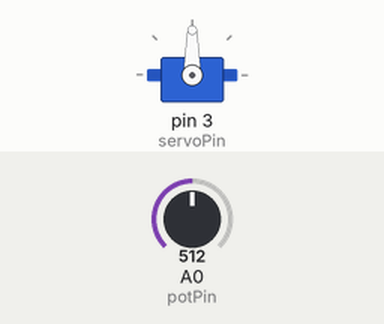
A sketch run on a simulated Arduino Uno, built with avr-gcc and run on an emulated ATmega328P. Shown: servo. Inputs (shaded band) come from the test bench; at power-on: A0 (potPin) = 512.

Above: at 1.2 s.
1.3 s: A0 (potPin) set to 716
At 2.2 s:
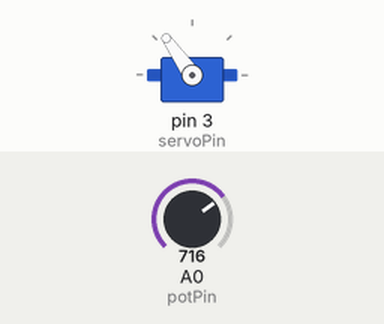
2.8 s: A0 (potPin) set to 900
At 4.0 s:
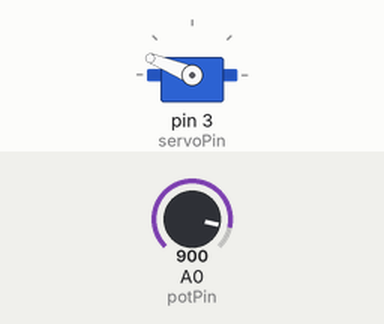
4.3 s: A0 (potPin) set to 1023
At 5.5 s:
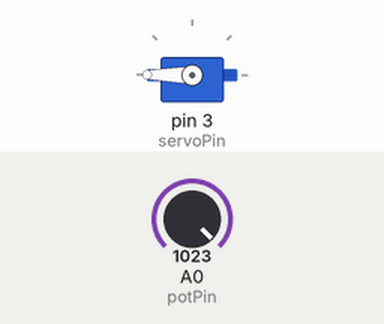
5.8 s: A0 (potPin) set to 306
At 6.5 s:
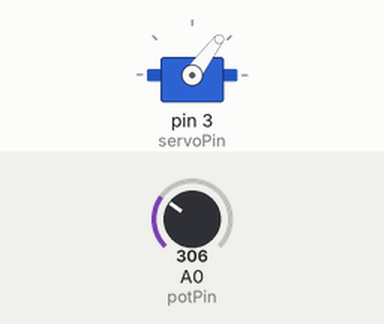
7.3 s: A0 (potPin) set to 122
At 7.9 s:
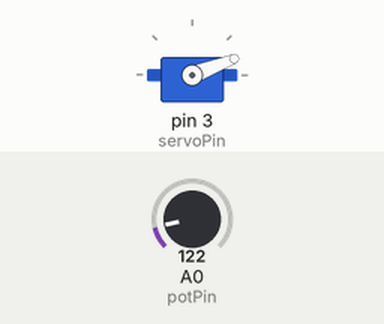
Timing chart, 0 to 9.8 s (numbered marks = the images above; inputs shaded):
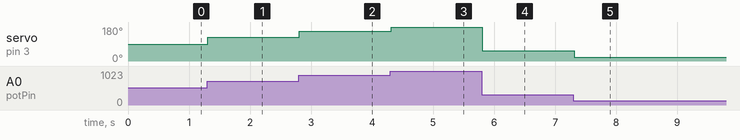

Measured:
- after the input at 1.3 s, servo on pin 3 (servoPin): 90° → 125° at once
- after the input at 2.8 s, servo on pin 3 (servoPin): 125° → 158° at once
- after the input at 4.3 s, servo on pin 3 (servoPin): 158° → 180° at once
- after the input at 5.8 s, servo on pin 3 (servoPin): 180° → 53° at once
- after the input at 7.3 s, servo on pin 3 (servoPin): 53° → 21° at once

The sketch:

Servo.ino
```cpp
#include <Servo.h>

int servoPin = 3;
int potPin = 0;
int val;

Servo Servo1;
void setup() {
   Servo1.attach(servoPin);
}
void loop(){
   val = analogRead(potPin);
   val = map(val, 0, 1023, 0, 180);
   Servo1.write(val);
   delay(15);
}
```
